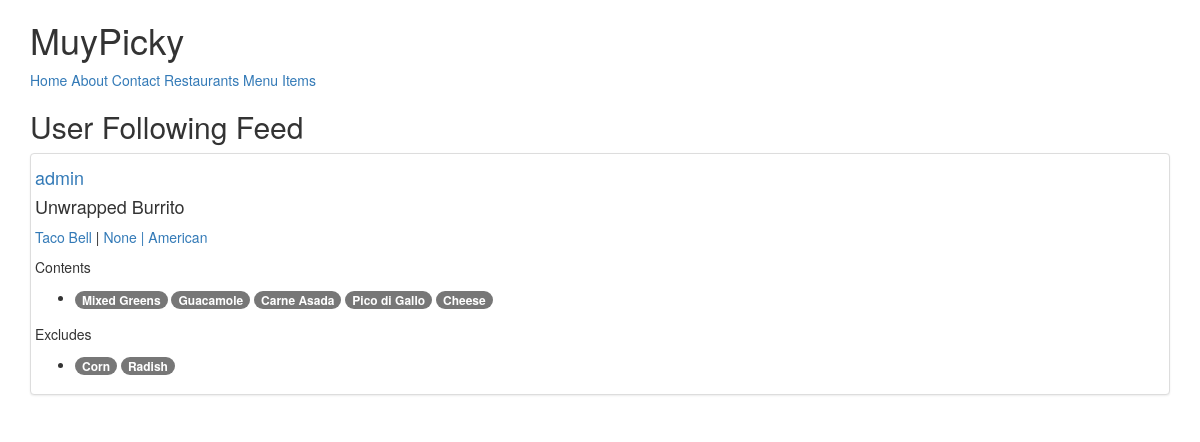
Screenshot of / (signed in) with the database file from the repository.
### menus/models.py (models this page shows, shortened)
class Item(models.Model):
    user = models.ForeignKey(settings.AUTH_USER_MODEL)
    restaurant = models.ForeignKey(RestaurantLocation)
    name = models.CharField(max_length=120)
    contents = models.TextField(help_text='Separate each item by comma')
    excludes = models.TextField(blank=True, null=True, help_text='Separate each item by comma')
    public = models.BooleanField(default=True)
    timestamp = models.DateTimeField(auto_now_add=True)
    updated = models.DateTimeField(auto_now=True)
    class Meta:
        ordering = ['-updated', '-timestamp']
    def get_contents(self):
        return self.contents.split(",")
    def get_excludes(self):
        return self.excludes.split(",")

### restaurants/models.py (models this page shows, shortened)
class RestaurantLocation(models.Model):
    owner = models.ForeignKey(User)
    name = models.CharField(max_length=120)
    location = models.CharField(max_length=120, null=True, blank=True)
    category = models.CharField(max_length=120, null=True, blank=True, validators=[validate_category])
    timestamp = models.DateTimeField(auto_now_add=True)
    updated = models.DateTimeField(auto_now=True)
    slug = models.SlugField(null=True, blank=True)
    objects = RestaurantLocationManager()  # Add to Model.objects.all()
    @property
    def title(self):
        return self.name

### menus/views.py (the view)
# urls.py: url(r'^$', HomeView.as_view(), name='home'),
class HomeView(View):
    def get(self, request, **kwargs):
        if not request.user.is_authenticated():
            return render(request, "home.html", {})
        user = request.user
        is_following_user_ids = [x.user.id for x in user.is_following.all()]
        qs = Item.objects.filter(user__id__in=is_following_user_ids, public=True)\
            .order_by("-updated")[:3]
        return render(request, "menus/home-feed.html", {'object_list': qs})

### menus/templates/menus/home-feed.html (shortened to what this page needs)
{% extends "base.html" %}
{% block content %}
<h2>User Following Feed</h2>
{% for obj in object_list %}
<div class="row">
    <div class="col-sm-12">
        <div class="thumbnail">
            <h4><a href="{% url 'profiles:detail' username=obj.user.username %}">{{ obj.user.username }}</a></h4>
            <h4>{{ obj.name }}</h4>
            <p>
                <a href="{% url 'profiles:detail' username=obj.user.username %}?q={{ obj.restaurant.title }}">{{ obj.restaurant.title }}</a> |
                <a href="{% url 'profiles:detail' username=obj.user.username %}?q={{ obj.restaurant.location }}">{{ obj.restaurant.location }} |</a>
                <a href="{% url 'profiles:detail' username=obj.user.username %}?q={{ obj.restaurant.category }}">{{ obj.restaurant.category }}</a>
            </p>
            {% if obj.contents %}
            <p>Contents</p>
            <ul>
                <li style="margin-bottom: 15px;">
                    {% for item in obj.get_contents %}
                    <a href="#"><span class="badge badge-default">{{ item }}</span></a>
                    {% endfor %}
                </li>
            </ul>
            {% endif %}
            {% if obj.excludes %}
            <p>Excludes</p>
            <ul>
                <li style="margin-bottom: 15px;">
                    {% for item in obj.get_excludes %}
                    <a href="#"><span class="badge badge-default">{{ item }}</span></a>
                    {% endfor %}
                </li>
            </ul>
            {% endif %}
            {% empty %}
            <p><a href="{% url 'menus:create' %}">Add Item</a></p>
        </div>
    </div>
</div>
{% endfor %}
{% endblock content %}

### rows the page displays
Item: user.username "admin", name "Unwrapped Burrito", restaurant "Taco Bell", restaurant.location "None", restaurant.category "American", get_contents "Mixed Greens" "Guacamole" "Carne Asada" "Pico di Gallo" "Cheese", get_excludes "Corn" "Radish"
